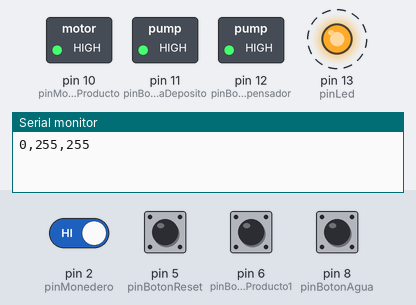
A sketch run on a simulated Arduino Uno, built with avr-gcc and run on an emulated ATmega328P. Parts: switched loads named in the sketch (green lamp = pin HIGH), output pins drawn as LEDs (lit = HIGH), the last lines printed to the serial monitor. Dashed ring = blinking. The test bench sets the inputs (shaded band); at power-on: pin 2 (pinMonedero), pin 5 (pinBotonReset), pin 6 (pinBotonProducto1), pin 8 (pinBotonAgua) HIGH.

Above: at 1.2 s.
1.3 s: pin 6 (pinBotonProducto1) pulled LOW for 0.15 s
4.3 s: pin 2 (pinMonedero) driven LOW and pin 6 (pinBotonProducto1) driven LOW
At 4.9 s:
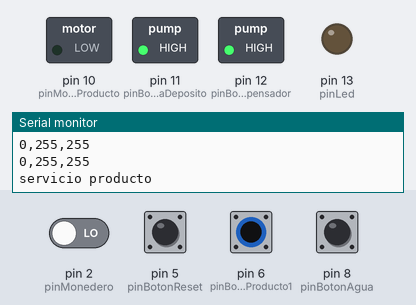
Timing chart, 0 to 7.3 s (numbered marks = the images above; inputs shaded):
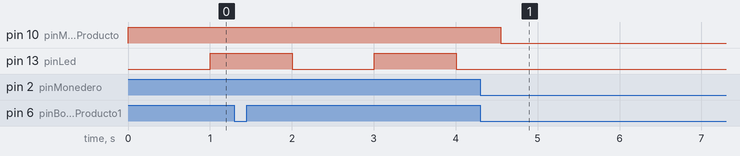

The sketch:

dispensador_julio.ino
```cpp
#include <EEPROM.h>

#define pinMonedero           2
#define pinLed                13
#define pinBotonReset         5
#define pinBotonProducto1     6
#define pinBotonProducto2     7
#define pinBotonAgua          8
#define pinBombaDispensador   12
#define pinBombaDeposito      11
#define pinMotorProducto      10

#define eeprom_sAgua  0
#define eeprom_sPro1  1

unsigned long tiempoAnterior = 0;
//volatile int cantidadMonedas = 0;
volatile bool credito = false;
bool productoServido = true;
volatile unsigned long tiempoPulsoAnterior = 0;
unsigned char contadorSegProducto1 = 0;
unsigned char contadorSegAgua = 0;

void setup() {
  pinMode(pinBotonProducto1, INPUT_PULLUP);
  pinMode(pinBotonProducto2, INPUT_PULLUP);
  pinMode(pinBotonAgua, INPUT_PULLUP);
  pinMode(pinMonedero, INPUT_PULLUP);
  pinMode(pinBotonReset, INPUT_PULLUP);
  pinMode(pinLed, OUTPUT);
  pinMode(pinBombaDispensador, OUTPUT);
  pinMode(pinBombaDeposito, OUTPUT);
  pinMode(pinMotorProducto, OUTPUT);
  digitalWrite(pinBombaDispensador, HIGH);
  digitalWrite(pinBombaDeposito, HIGH);
  digitalWrite(pinMotorProducto, HIGH);

  Serial.begin(9600);

  contadorSegAgua = EEPROM.read(eeprom_sAgua);
  contadorSegProducto1 = EEPROM.read(eeprom_sPro1);

  if(!digitalRead(pinBotonReset)){
    Serial.println("modo configuracion");

    int opcion = -1;
    while(1){
      if(!digitalRead(pinBotonAgua)){
        if(opcion++ >= 2) opcion = 0;
        delay(200);
        mostrarMenu(opcion);
      }
    }
  }

  attachInterrupt(digitalPinToInterrupt(pinMonedero), contadorMonedas, FALLING);

  credito = false;
}

void mostrarMenu(int opcion){
  switch (opcion) {
      case 0:
        Serial.println("editanto segundos de cantidad de agua");
        while(digitalRead(pinBotonAgua)){
          if(!digitalRead(pinBotonProducto1)){
            contadorSegAgua++;
            delay(200);
            EEPROM.write(eeprom_sAgua, contadorSegAgua);
            Serial.println(contadorSegAgua);
          }else if(!digitalRead(pinBotonProducto2)){
            contadorSegAgua--;
            delay(200);
            EEPROM.write(eeprom_sAgua, contadorSegAgua);
            Serial.println(contadorSegAgua);
          }
        }
        break;
      case 1:
        Serial.println("editanto segundos de cantidad de producto");
        while(digitalRead(pinBotonAgua)){
          if(!digitalRead(pinBotonProducto1)){
            contadorSegProducto1++;
            delay(300);
            EEPROM.write(eeprom_sPro1, contadorSegProducto1);
            Serial.println(contadorSegProducto1);
          }else if(!digitalRead(pinBotonProducto2)){
            contadorSegProducto1--;
            delay(300);
            EEPROM.write(eeprom_sPro1, contadorSegProducto1);
            Serial.println(contadorSegProducto1);
          }
        }
        break;
  }
}

void contadorMonedas(){
  if(millis() - tiempoPulsoAnterior > 60){
    //cantidadMonedas++;
    credito = true;
    productoServido = false;
    tiempoPulsoAnterior = millis();
  }
}
void servicioProducto(){
  Serial.println("servicio producto");

  digitalWrite(pinMotorProducto, LOW);
  delay(int(contadorSegProducto1*1000));
  digitalWrite(pinMotorProducto, HIGH);
}

void servicioAgua(){
  Serial.println("servicio agua");

  digitalWrite(pinBombaDispensador, LOW);
  digitalWrite(pinBombaDeposito, LOW);
  delay(int(contadorSegAgua*1000));
  digitalWrite(pinBombaDispensador, HIGH);
  digitalWrite(pinBombaDeposito, HIGH);

  if(credito) credito = false;
}

void loop() {
  if(!digitalRead(pinBotonProducto1) && credito){
    delay(250);
    servicioProducto();
    if(!digitalRead(pinBotonAgua)) servicioAgua();
  } else if(!digitalRead(pinBotonAgua) && credito){
    delay(250);
    servicioAgua();
  } else if((!digitalRead(pinBotonAgua) || !digitalRead(pinBotonProducto1)) && !credito) Serial.println("Introduzca monedas");

  unsigned long ahora = millis();

  if(ahora - tiempoAnterior > 1000){
    tiempoAnterior = ahora;
    digitalWrite(pinLed, !digitalRead(pinLed));
    Serial.print(credito);
    Serial.print(",");
    Serial.print(contadorSegAgua);
    Serial.print(",");
    Serial.println(contadorSegProducto1);
  }
}
```

Measured:
- after the input at 4.3 s, pin 10 (pinMotorProducto): HIGH → LOW after 0.25 s; pin 13 (pinLed): stops changing and stays LOW
